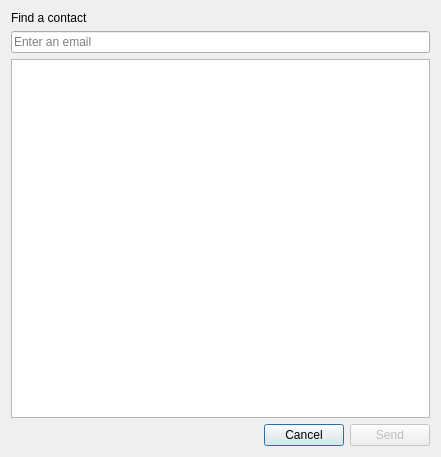
<?xml version="1.0" encoding="UTF-8"?>
<ui version="4.0">
 <class>WidgetAddContactWindow</class>
 <widget class="QDialog" name="WidgetAddContactWindow">
  <property name="geometry">
   <rect>
    <x>0</x>
    <y>0</y>
    <width>441</width>
    <height>457</height>
   </rect>
  </property>
  <property name="windowTitle">
   <string>Dialog</string>
  </property>
  <layout class="QVBoxLayout" name="verticalLayout">
   <item>
    <widget class="QLabel" name="label">
     <property name="text">
      <string>Find a contact</string>
     </property>
    </widget>
   </item>
   <item>
    <widget class="QLineEdit" name="_contactEmailInput">
     <property name="placeholderText">
      <string>Enter an email</string>
     </property>
    </widget>
   </item>
   <item>
    <widget class="QListWidget" name="_contactResultList"/>
   </item>
   <item>
    <layout class="QHBoxLayout" name="horizontalLayout">
     <item>
      <spacer name="horizontalSpacer">
       <property name="orientation">
        <enum>Qt::Horizontal</enum>
       </property>
       <property name="sizeHint" stdset="0">
        <size>
         <width>40</width>
         <height>20</height>
        </size>
       </property>
      </spacer>
     </item>
     <item>
      <widget class="QPushButton" name="_cancelButton">
       <property name="text">
        <string>Cancel</string>
       </property>
      </widget>
     </item>
     <item>
      <widget class="QPushButton" name="_valideButton">
       <property name="enabled">
        <bool>false</bool>
       </property>
       <property name="text">
        <string>Send</string>
       </property>
      </widget>
     </item>
    </layout>
   </item>
  </layout>
 </widget>
 <resources/>
 <connections/>
</ui>
